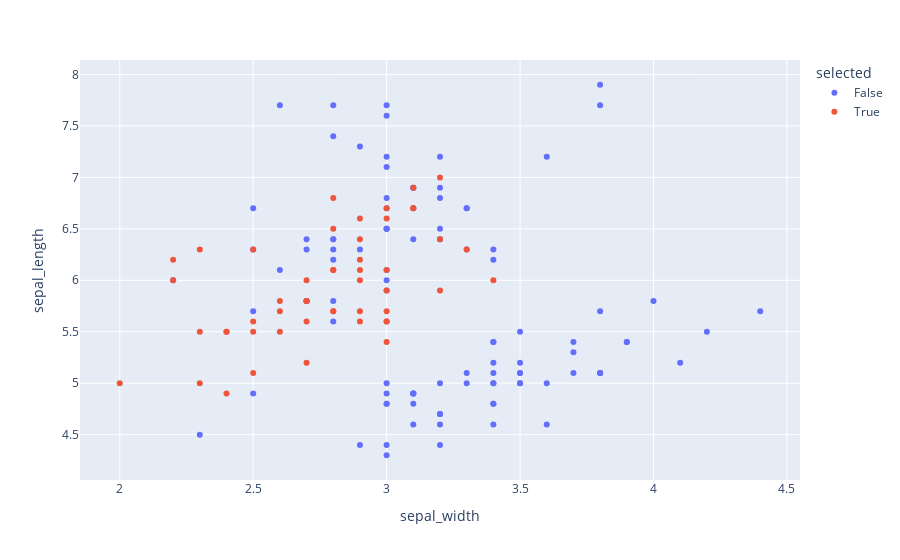

The code cell stored with this chart in its notebook:
### Code cell
def is_selected(row):
    if row['species_id'] == 2:
        return True
    else:
        return False

df_iris_full['selected'] = df_iris_full.apply(is_selected, axis = 1)
px.scatter(
    df_iris_full
           , 
           x = "sepal_width", 
           y = "sepal_length", 
           color = "selected"
    )

### Figure 1 — Plotly figure (JSON) as saved in the notebook; plotly's stock layout.template omitted (floating-point values rounded to 4 significant figures)
{"data": [{"hovertemplate": "selected=False<br>sepal_width=%{x}<br>sepal_length=%{y}<extra></extra>", "legendgroup": "False", "marker": {"color": "#636efa", "symbol": "circle"}, "mode": "markers", "name": "False", "orientation": "v", "showlegend": true, "type": "scatter", "x": [3.5, 3, 3.2, 3.1, 3.6, 3.9, 3.4, 3.4, 2.9, 3.1, 3.7, 3.4, 3, 3, 4, 4.4, 3.9, 3.5, 3.8, 3.8, 3.4, 3.7, 3.6, 3.3, 3.4, 3, 3.4, 3.5, 3.4, 3.2, 3.1, 3.4, 4.1, 4.2, 3.1, 3.2, 3.5, 3.1, 3, 3.4, 3.5, 2.3, 3.2, 3.5, 3.8, 3, 3.8, 3.2, 3.7, 3.3, 3.3, 2.7, 3, 2.9, 3, 3, 2.5, 2.9, 2.5, 3.6, 3.2, 2.7, 3, 2.5, 2.8, 3.2, 3, 3.8, 2.6, 2.2, 3.2, 2.8, 2.8, 2.7, 3.3, 3.2, 2.8, 3, 2.8, 3, 2.8, 3.8, 2.8, 2.8, 2.6, 3, 3.4, 3.1, 3, 3.1, 3.1, 3.1, 2.7, 3.2, 3.3, 3, 2.5, 3, 3.4, 3], "xaxis": "x", "y": [5.1, 4.9, 4.7, 4.6, 5, 5.4, 4.6, 5, 4.4, 4.9, 5.4, 4.8, 4.8, 4.3, 5.8, 5.7, 5.4, 5.1, 5.7, 5.1, 5.4, 5.1, 4.6, 5.1, 4.8, 5, 5, 5.2, 5.2, 4.7, 4.8, 5.4, 5.2, 5.5, 4.9, 5, 5.5, 4.9, 4.4, 5.1, 5, 4.5, 4.4, 5, 5.1, 4.8, 5.1, 4.6, 5.3, 5, 6.3, 5.8, 7.1, 6.3, 6.5, 7.6, 4.9, 7.3, 6.7, 7.2, 6.5, 6.4, 6.8, 5.7, 5.8, 6.4, 6.5, 7.7, 7.7, 6, 6.9, 5.6, 7.7, 6.3, 6.7, 7.2, 6.2, 6.1, 6.4, 7.2, 7.4, 7.9, 6.4, 6.3, 6.1, 7.7, 6.3, 6.4, 6, 6.9, 6.7, 6.9, 5.8, 6.8, 6.7, 6.7, 6.3, 6.5, 6.2, 5.9], "yaxis": "y"}, {"hovertemplate": "selected=True<br>sepal_width=%{x}<br>sepal_length=%{y}<extra></extra>", "legendgroup": "True", "marker": {"color": "#EF553B", "symbol": "circle"}, "mode": "markers", "name": "True", "orientation": "v", "showlegend": true, "type": "scatter", "x": [3.2, 3.2, 3.1, 2.3, 2.8, 2.8, 3.3, 2.4, 2.9, 2.7, 2, 3, 2.2, 2.9, 2.9, 3.1, 3, 2.7, 2.2, 2.5, 3.2, 2.8, 2.5, 2.8, 2.9, 3, 2.8, 3, 2.9, 2.6, 2.4, 2.4, 2.7, 2.7, 3, 3.4, 3.1, 2.3, 3, 2.5, 2.6, 3, 2.6, 2.3, 2.7, 3, 2.9, 2.9, 2.5, 2.8], "xaxis": "x", "y": [7, 6.4, 6.9, 5.5, 6.5, 5.7, 6.3, 4.9, 6.6, 5.2, 5, 5.9, 6, 6.1, 5.6, 6.7, 5.6, 5.8, 6.2, 5.6, 5.9, 6.1, 6.3, 6.1, 6.4, 6.6, 6.8, 6.7, 6, 5.7, 5.5, 5.5, 5.8, 6, 5.4, 6, 6.7, 6.3, 5.6, 5.5, 5.5, 6.1, 5.8, 5, 5.6, 5.7, 5.7, 6.2, 5.1, 5.7], "yaxis": "y"}], "layout": {"legend": {"title": {"text": "selected"}, "tracegroupgap": 0}, "margin": {"t": 60}, "xaxis": {"anchor": "y", "domain": [0, 1], "title": {"text": "sepal_width"}}, "yaxis": {"anchor": "x", "domain": [0, 1], "title": {"text": "sepal_length"}}}}
